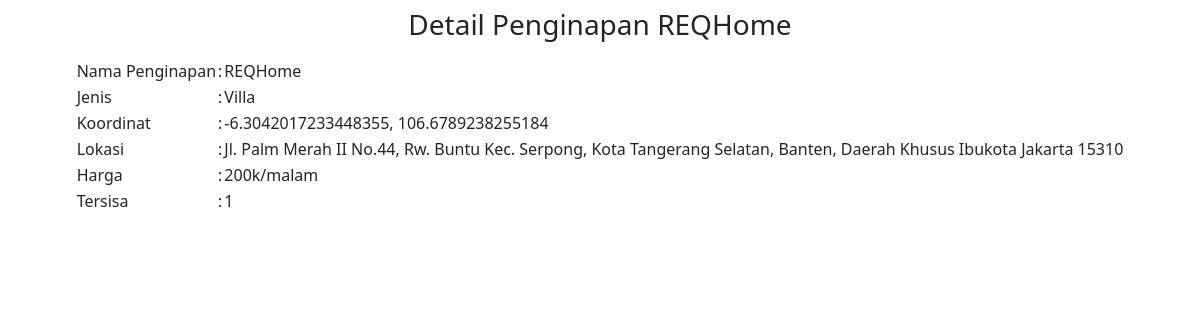
The app's page /index/5 with its own data.
### nginap/models.py (models this page shows, shortened)
class Penginapan(models.Model):
    koordinat = models.CharField(max_length=100)
    nama = models.CharField(max_length=50)
    harga = models.CharField(max_length=50)
    lokasi = models.CharField(max_length=250)
    tersisa = models.IntegerField(null=True)
    jenis_id = models.ForeignKey(Jenis, on_delete=models.CASCADE, null=True)
    foto = models.ImageField(upload_to='foto/', null=True)

class Jenis(models.Model):
    jenis = models.CharField(max_length=50)
    def __str__(self):
        return self.jenis

### nginap/views.py (the view)
# urls.py: path('index/<int:id_nginap>', detail_penginapan, name='detail_penginapan'),
def detail_penginapan(request, id_nginap):
    nginap = Penginapan.objects.get(id= id_nginap)
    template = "detail.html"
    judul = "Lihat Detail Penginapan"
    konteks = {
        "title" : judul,
        "subtitle" : judul,
        "penginapan" : nginap,
    }
    return render(request, template, konteks)

### nginap/templates/detail.html
{% extends 'base2.html' %}
{% load static %}
{% block content %}
<div class="pt-16">
    <div class="w-[70%] mx-auto text-justify">
        <h3 class="text-center py-2 text-blue-700 font-semibold text-2xl">Detail Penginapan<span class="text-green-600">  {{ penginapan.nama }}</span></h3>
        <center>
            <table>
                <tr>
                    <td>Nama Penginapan</td>
                    <td>:</td>
                    <td> {{ penginapan.nama }}</td>
                </tr>
                <tr>
                    <td>Jenis</td>
                    <td>:</td>
                    <td> {{ penginapan.jenis_id }}</td>
                </tr>
                <tr>
                    <td>Koordinat</td>
                    <td>:</td>
                    <td> {{ penginapan.koordinat }}</td>
                </tr>
                <tr>
                    <td>Lokasi</td>
                    <td>:</td>
                    <td> {{ penginapan.lokasi }}</td>
                </tr>
                <tr>
                    <td>Harga</td>
                    <td>:</td>
                    <td> {{ penginapan.harga }}</td>
                </tr>
                <tr>
                    <td>Tersisa</td>
                    <td>:</td>
                    <td> {{ penginapan.tersisa }}</td>
                </tr>
            </table>
        </center>
        <br><br><br>
    </div>
</div>
{% endblock %}

### records on screen
Penginapan: nama "REQHome", jenis_id "Villa", koordinat "-6.3042017233448355, 106.6789238255184", lokasi "Jl. Palm Merah II No.44, Rw. Buntu Kec. Serpong, Kota Tangerang Selatan, Banten, Daerah Khusus Ibukota Jakarta 15310", harga "200k/malam", tersisa "1"
